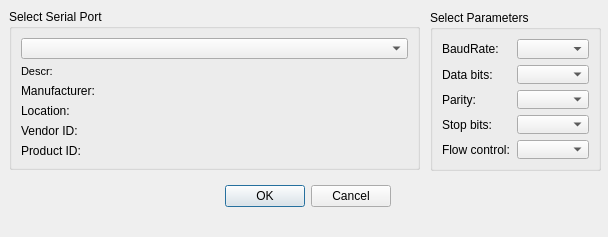
<?xml version="1.0" encoding="UTF-8"?>
<ui version="4.0">
 <class>CSerialDialog</class>
 <widget class="QDialog" name="CSerialDialog">
  <property name="geometry">
   <rect>
    <x>0</x>
    <y>0</y>
    <width>608</width>
    <height>237</height>
   </rect>
  </property>
  <property name="windowTitle">
   <string>COM Settings</string>
  </property>
  <widget class="QGroupBox" name="parametersBox">
   <property name="geometry">
    <rect>
     <x>430</x>
     <y>10</y>
     <width>171</width>
     <height>161</height>
    </rect>
   </property>
   <property name="title">
    <string>Select Parameters</string>
   </property>
   <layout class="QGridLayout" name="gridLayout_2">
    <item row="0" column="0">
     <widget class="QLabel" name="baudRateLabel">
      <property name="text">
       <string>BaudRate:</string>
      </property>
     </widget>
    </item>
    <item row="0" column="1">
     <widget class="QComboBox" name="baudRateBox">
      <property name="enabled">
       <bool>true</bool>
      </property>
     </widget>
    </item>
    <item row="1" column="0">
     <widget class="QLabel" name="dataBitsLabel">
      <property name="text">
       <string>Data bits:</string>
      </property>
     </widget>
    </item>
    <item row="1" column="1">
     <widget class="QComboBox" name="dataBitsBox">
      <property name="enabled">
       <bool>true</bool>
      </property>
     </widget>
    </item>
    <item row="2" column="0">
     <widget class="QLabel" name="parityLabel">
      <property name="text">
       <string>Parity:</string>
      </property>
     </widget>
    </item>
    <item row="2" column="1">
     <widget class="QComboBox" name="parityBox">
      <property name="enabled">
       <bool>true</bool>
      </property>
     </widget>
    </item>
    <item row="3" column="0">
     <widget class="QLabel" name="stopBitsLabel">
      <property name="text">
       <string>Stop bits:</string>
      </property>
     </widget>
    </item>
    <item row="3" column="1">
     <widget class="QComboBox" name="stopBitsBox">
      <property name="enabled">
       <bool>true</bool>
      </property>
     </widget>
    </item>
    <item row="4" column="0">
     <widget class="QLabel" name="flowControlLabel">
      <property name="text">
       <string>Flow control:</string>
      </property>
     </widget>
    </item>
    <item row="4" column="1">
     <widget class="QComboBox" name="flowControlBox">
      <property name="enabled">
       <bool>true</bool>
      </property>
     </widget>
    </item>
   </layout>
  </widget>
  <widget class="QGroupBox" name="selectBox">
   <property name="geometry">
    <rect>
     <x>9</x>
     <y>9</y>
     <width>411</width>
     <height>161</height>
    </rect>
   </property>
   <property name="title">
    <string>Select Serial Port</string>
   </property>
   <layout class="QGridLayout" name="gridLayout">
    <item row="0" column="0">
     <widget class="QComboBox" name="serialPortNameListBox"/>
    </item>
    <item row="1" column="0">
     <widget class="QLabel" name="descriptionLabel">
      <property name="font">
       <font>
        <pointsize>8</pointsize>
       </font>
      </property>
      <property name="text">
       <string>Descr:</string>
      </property>
     </widget>
    </item>
    <item row="2" column="0">
     <widget class="QLabel" name="manufacturerLabel">
      <property name="text">
       <string>Manufacturer:</string>
      </property>
     </widget>
    </item>
    <item row="3" column="0">
     <widget class="QLabel" name="locationLabel">
      <property name="text">
       <string>Location:</string>
      </property>
     </widget>
    </item>
    <item row="4" column="0">
     <widget class="QLabel" name="vidLabel">
      <property name="text">
       <string>Vendor ID:</string>
      </property>
     </widget>
    </item>
    <item row="5" column="0">
     <widget class="QLabel" name="pidLabel">
      <property name="text">
       <string>Product ID:</string>
      </property>
     </widget>
    </item>
   </layout>
  </widget>
  <widget class="QDialogButtonBox" name="buttonBox">
   <property name="geometry">
    <rect>
     <x>220</x>
     <y>180</y>
     <width>171</width>
     <height>32</height>
    </rect>
   </property>
   <property name="orientation">
    <enum>Qt::Horizontal</enum>
   </property>
   <property name="standardButtons">
    <set>QDialogButtonBox::Cancel|QDialogButtonBox::Ok</set>
   </property>
  </widget>
 </widget>
 <resources/>
 <connections>
  <connection>
   <sender>buttonBox</sender>
   <signal>accepted()</signal>
   <receiver>CSerialDialog</receiver>
   <slot>accept()</slot>
   <hints>
    <hint type="sourcelabel">
     <x>225</x>
     <y>195</y>
    </hint>
    <hint type="destinationlabel">
     <x>210</x>
     <y>118</y>
    </hint>
   </hints>
  </connection>
  <connection>
   <sender>buttonBox</sender>
   <signal>rejected()</signal>
   <receiver>CSerialDialog</receiver>
   <slot>reject()</slot>
   <hints>
    <hint type="sourcelabel">
     <x>225</x>
     <y>195</y>
    </hint>
    <hint type="destinationlabel">
     <x>210</x>
     <y>118</y>
    </hint>
   </hints>
  </connection>
 </connections>
</ui>
